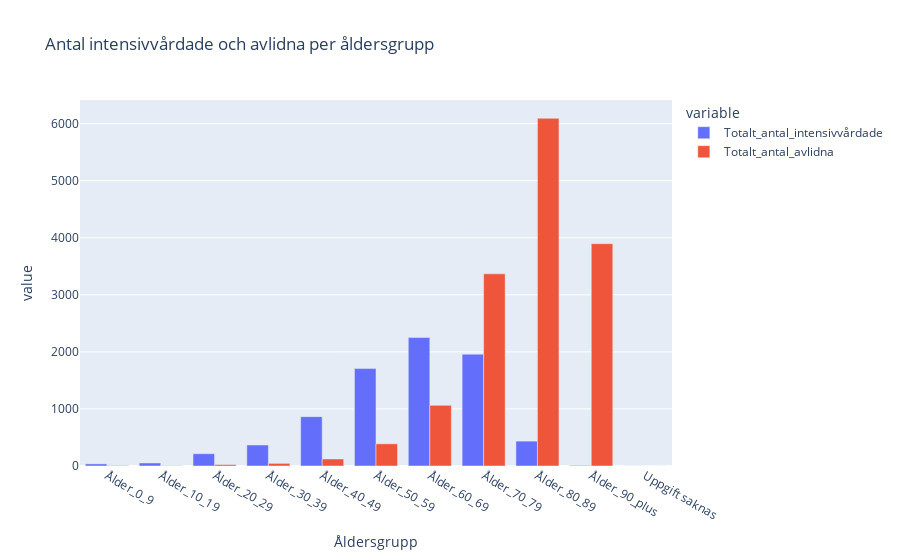
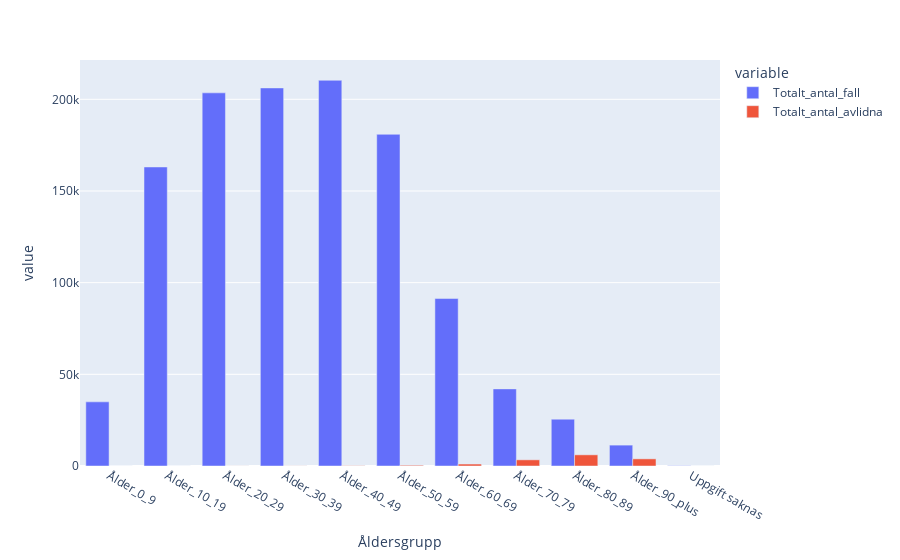

Notebook code for these charts, in order:
### Markdown cell above
### Antall fall, intensivvårdade och avlidna i olika åldersgrupper

### Code cell
covid_åldersgrupp = pd.read_excel("Data/Folkhalsomyndigheten_Covid19.xlsx", sheet_name="Totalt antal per åldersgrupp")

#fig = px.bar(covid_åldersgrupp, x="Åldersgrupp", y=[ "Totalt_antal_fall"], barmode='group', log_y=False)
#fig.show()

fig = px.bar(covid_åldersgrupp, x="Åldersgrupp", y=[ "Totalt_antal_intensivvårdade", "Totalt_antal_avlidna"], barmode='group', title="Antal intensivvårdade och avlidna per åldersgrupp", log_y=False)
fig.show()

fig = px.bar(covid_åldersgrupp, x="Åldersgrupp", y=["Totalt_antal_fall", "Totalt_antal_avlidna"], barmode='group', log_y=False)
fig.show()
fig = px.bar(covid_åldersgrupp, x="Åldersgrupp", y=["Totalt_antal_fall", "Totalt_antal_avlidna"], barmode='group', log_y=True)
fig.show()

### Figure 1 — Plotly figure (JSON) as saved in the notebook; plotly's stock layout.template omitted (floating-point values rounded to 4 significant figures)
{"data": [{"alignmentgroup": "True", "hovertemplate": "variable=Totalt_antal_intensivvårdade<br>Åldersgrupp=%{x}<br>value=%{y}<extra></extra>", "legendgroup": "Totalt_antal_intensivvårdade", "marker": {"color": "#636efa", "pattern": {"shape": ""}}, "name": "Totalt_antal_intensivvårdade", "offsetgroup": "Totalt_antal_intensivvårdade", "orientation": "v", "showlegend": true, "textposition": "auto", "type": "bar", "x": ["Ålder_0_9", "Ålder_10_19", "Ålder_20_29", "Ålder_30_39", "Ålder_40_49", "Ålder_50_59", "Ålder_60_69", "Ålder_70_79", "Ålder_80_89", "Ålder_90_plus", "Uppgift saknas"], "xaxis": "x", "y": [37, 53, 215, 368, 865, 1707, 2251, 1959, 436, 10, 1], "yaxis": "y"}, {"alignmentgroup": "True", "hovertemplate": "variable=Totalt_antal_avlidna<br>Åldersgrupp=%{x}<br>value=%{y}<extra></extra>", "legendgroup": "Totalt_antal_avlidna", "marker": {"color": "#EF553B", "pattern": {"shape": ""}}, "name": "Totalt_antal_avlidna", "offsetgroup": "Totalt_antal_avlidna", "orientation": "v", "showlegend": true, "textposition": "auto", "type": "bar", "x": ["Ålder_0_9", "Ålder_10_19", "Ålder_20_29", "Ålder_30_39", "Ålder_40_49", "Ålder_50_59", "Ålder_60_69", "Ålder_70_79", "Ålder_80_89", "Ålder_90_plus", "Uppgift saknas"], "xaxis": "x", "y": [9, 5, 25, 46, 123, 389, 1063, 3367, 6093, 3896, 0], "yaxis": "y"}], "layout": {"barmode": "group", "legend": {"title": {"text": "variable"}, "tracegroupgap": 0}, "title": {"text": "Antal intensivvårdade och avlidna per åldersgrupp"}, "xaxis": {"anchor": "y", "domain": [0, 1], "title": {"text": "Åldersgrupp"}}, "yaxis": {"anchor": "x", "domain": [0, 1], "title": {"text": "value"}}}}

### Figure 2 — Plotly figure (JSON) as saved in the notebook; plotly's stock layout.template omitted (floating-point values rounded to 4 significant figures)
{"data": [{"alignmentgroup": "True", "hovertemplate": "variable=Totalt_antal_fall<br>Åldersgrupp=%{x}<br>value=%{y}<extra></extra>", "legendgroup": "Totalt_antal_fall", "marker": {"color": "#636efa", "pattern": {"shape": ""}}, "name": "Totalt_antal_fall", "offsetgroup": "Totalt_antal_fall", "orientation": "v", "showlegend": true, "textposition": "auto", "type": "bar", "x": ["Ålder_0_9", "Ålder_10_19", "Ålder_20_29", "Ålder_30_39", "Ålder_40_49", "Ålder_50_59", "Ålder_60_69", "Ålder_70_79", "Ålder_80_89", "Ålder_90_plus", "Uppgift saknas"], "xaxis": "x", "y": [34988, 163093, 203508, 206199, 210361, 180902, 91334, 42062, 25541, 11394, 148], "yaxis": "y"}, {"alignmentgroup": "True", "hovertemplate": "variable=Totalt_antal_avlidna<br>Åldersgrupp=%{x}<br>value=%{y}<extra></extra>", "legendgroup": "Totalt_antal_avlidna", "marker": {"color": "#EF553B", "pattern": {"shape": ""}}, "name": "Totalt_antal_avlidna", "offsetgroup": "Totalt_antal_avlidna", "orientation": "v", "showlegend": true, "textposition": "auto", "type": "bar", "x": ["Ålder_0_9", "Ålder_10_19", "Ålder_20_29", "Ålder_30_39", "Ålder_40_49", "Ålder_50_59", "Ålder_60_69", "Ålder_70_79", "Ålder_80_89", "Ålder_90_plus", "Uppgift saknas"], "xaxis": "x", "y": [9, 5, 25, 46, 123, 389, 1063, 3367, 6093, 3896, 0], "yaxis": "y"}], "layout": {"barmode": "group", "legend": {"title": {"text": "variable"}, "tracegroupgap": 0}, "margin": {"t": 60}, "xaxis": {"anchor": "y", "domain": [0, 1], "title": {"text": "Åldersgrupp"}}, "yaxis": {"anchor": "x", "domain": [0, 1], "title": {"text": "value"}}}}
